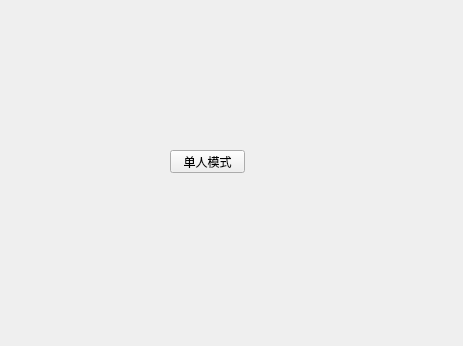
<?xml version="1.0" encoding="UTF-8"?>
<ui version="4.0">
 <class>mainwidget</class>
 <widget class="QWidget" name="mainwidget">
  <property name="geometry">
   <rect>
    <x>0</x>
    <y>0</y>
    <width>463</width>
    <height>346</height>
   </rect>
  </property>
  <property name="windowTitle">
   <string>Form</string>
  </property>
  <widget class="QPushButton" name="pushButton">
   <property name="geometry">
    <rect>
     <x>170</x>
     <y>150</y>
     <width>75</width>
     <height>23</height>
    </rect>
   </property>
   <property name="text">
    <string>单人模式</string>
   </property>
  </widget>
 </widget>
 <resources/>
 <connections/>
</ui>
